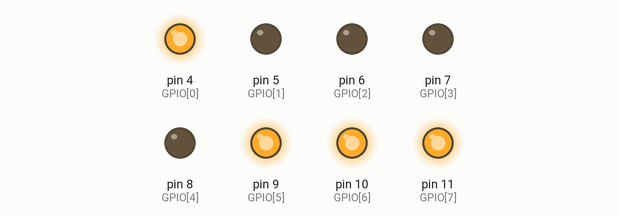
The sketch below on a simulated Arduino Uno, built with avr-gcc and run on an emulated ATmega328P. Parts: output pins drawn as LEDs (lit = HIGH).

Above: at 0.1 s.
At 2.1 s:
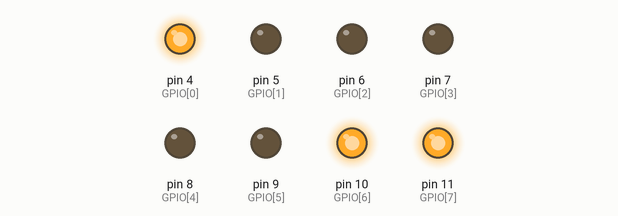
At 8.1 s:
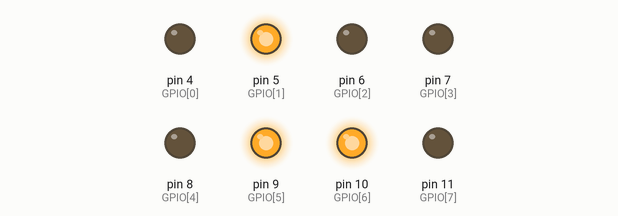
At 18.1 s:
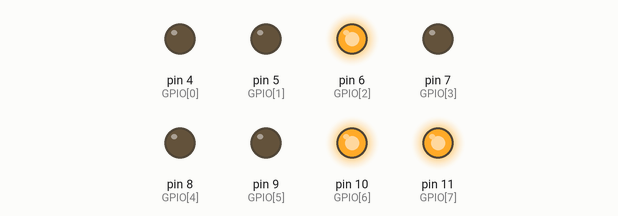
At 28.1 s:
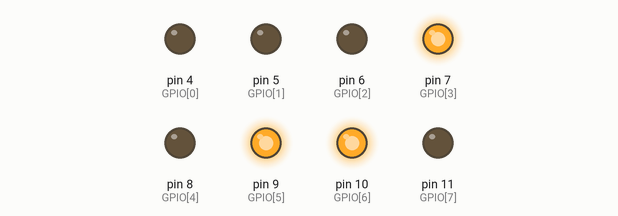
At 38.1 s:
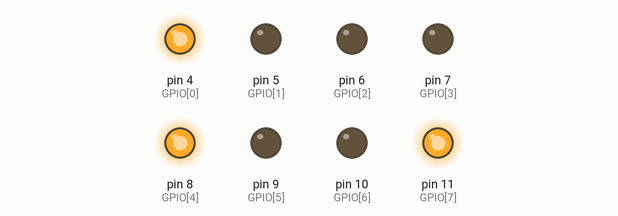
Timing chart, 0 to 39.6 s (numbered marks = the images above):
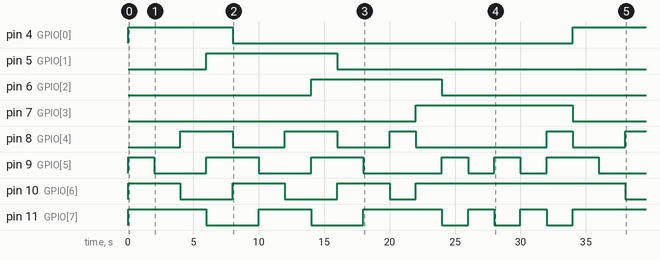

Measured:
- by itself, pin 4 (GPIO[0]): LOW → HIGH at 0.00 s, → LOW 8.0 s later, → HIGH 26.0 s later
- by itself, pin 5 (GPIO[1]): LOW → HIGH at 6.0 s, → LOW 10.0 s later
- by itself, pin 6 (GPIO[2]): LOW → HIGH at 14.0 s, → LOW 10.0 s later
- by itself, pin 7 (GPIO[3]): LOW → HIGH at 22.0 s, → LOW 12.0 s later
- by itself, pin 8 (GPIO[4]): LOW → HIGH at 4.0 s, → LOW 4.0 s later, → HIGH 4.0 s later, → LOW 4.0 s later, … (9 changes in this stretch)
- by itself, pin 9 (GPIO[5]): LOW → HIGH at 0.00 s, → LOW 2.0 s later, → HIGH 4.0 s later, → LOW 4.0 s later, … (12 changes in this stretch)
- by itself, pin 10 (GPIO[6]): LOW → HIGH at 0.00 s, → LOW 4.0 s later, → HIGH 4.0 s later, → LOW 4.0 s later, … (8 changes in this stretch)
- by itself, pin 11 (GPIO[7]): LOW → HIGH at 0.00 s, → LOW 6.0 s later, → HIGH 4.0 s later, → LOW 4.0 s later, … (11 changes in this stretch)

The sketch:

Luz_Secuencial.ino
```cpp
int GPIO[] = {4, 5, 6, 7, 8, 9, 10, 11};
int output[][8] = {
  {1, 0, 0, 0, 0, 1, 1, 1},
  {1, 0, 0, 0, 0, 0, 1, 1},
  {1, 0, 0, 0, 1, 0, 0, 1},
  {1, 1, 0, 0, 1, 1, 0, 0},
  {0, 1, 0, 0, 0, 1, 1, 0},
  {0, 1, 0, 0, 0, 0, 1, 1},
  {0, 1, 0, 0, 1, 0, 0, 1},
  {0, 1, 1, 0, 1, 1, 0, 0},
  {0, 0, 1, 0, 0, 1, 1, 0},
  {0, 0, 1, 0, 0, 0, 1, 1},
  {0, 0, 1, 0, 1, 0, 0, 1},
  {0, 0, 1, 1, 0, 0, 1, 1},
  {0, 0, 0, 1, 0, 1, 1, 0},
  {0, 0, 0, 1, 0, 0, 1, 1},
  {0, 0, 0, 1, 0, 1, 1, 0},
  {0, 0, 0, 1, 0, 0, 1, 1},
  {0, 0, 0, 1, 1, 1, 1, 0}
};
void setup() {
  // put your setup code here, to run once:
  for (int i = 0; i < 8; i++) {
    pinMode(GPIO[i], OUTPUT);
  }
}

void loop() {
  // put your main code here, to run repeatedly:
  for(int i=0; i<17; i++){
    for(int j=0; j<8; j++){
      digitalWrite(GPIO[j],output[i][j]);
    }
    delay(2000);
  }

}
```
